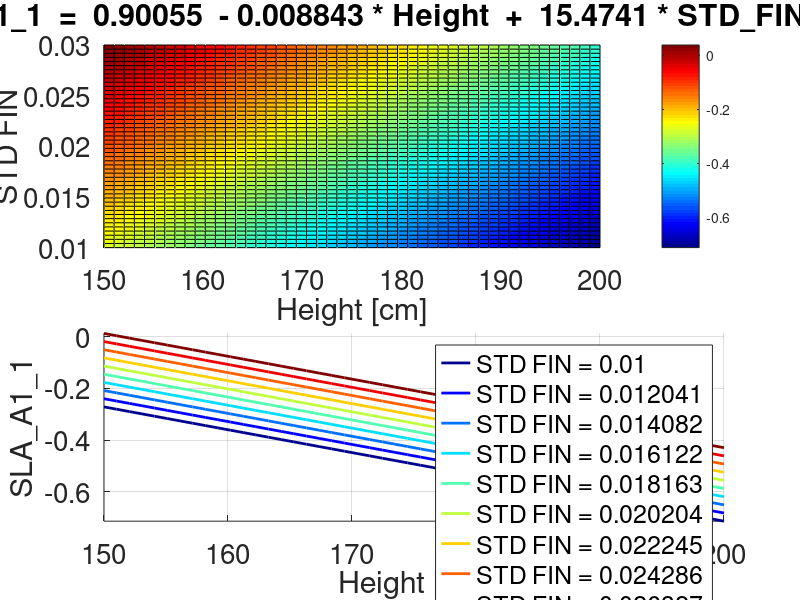
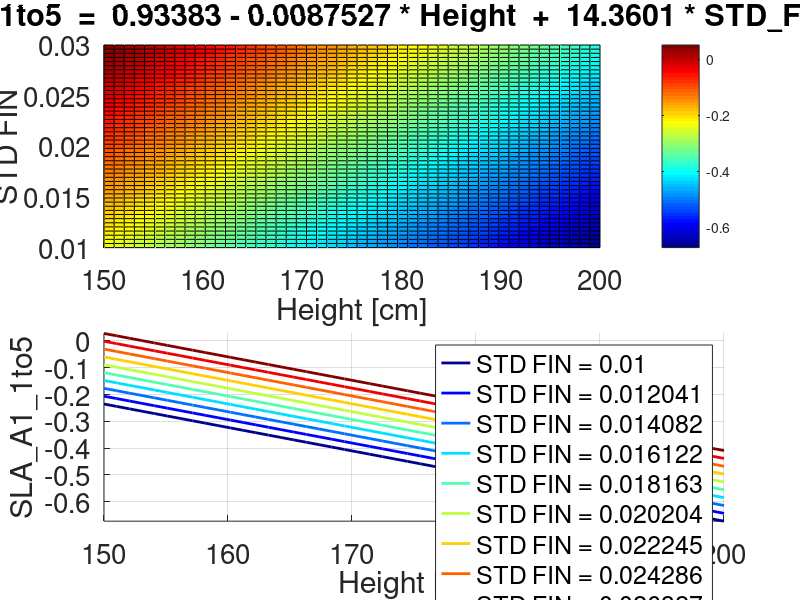
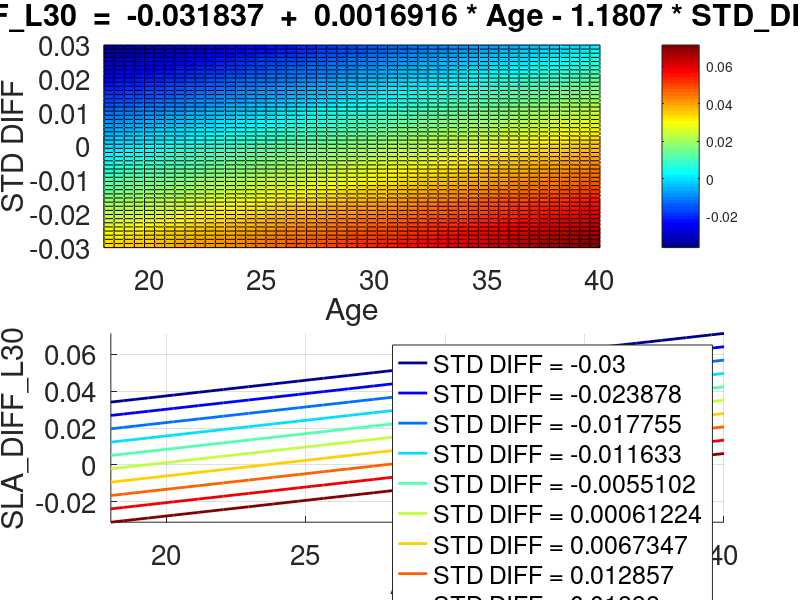

Reproduce these figures in MATLAB, in order.
clc
close all
clear all

A=[0.90055 -0.008843 15.4741;
    0.93383 -0.0087527 14.3601;
    -0.031837 0.0016916 -1.1807];
models = {'SLA\_A1\_1  =  0.90055  - 0.008843 * Height  +  15.4741 * STD\_FIN';...
          'SLA\_A1\_1to5  =  0.93383 - 0.0087527 * Height  +  14.3601 * STD\_FIN';...
          'SLA\_DIFF\_L30  =  -0.031837  +  0.0016916 * Age - 1.1807 * STD\_DIFF'};
xlabels={'Height [cm]','Height [cm]','Age'};
ylabels={'STD FIN','STD FIN','STD DIFF'};
outcome_vars = {'SLA\_A1\_1', 'SLA\_A1\_1to5', 'SLA\_DIFF\_L30'} ;
nmodels=size(A,1);
RANGES = zeros(nmodels,2,2);
RANGES(1,:,:)=[150 200; .01 .03];
RANGES(2,:,:)=[150 200; .01 .03];
RANGES(3,:,:)=[18 40; -0.03 0.03];


for model=1:nmodels
    %% 3D PLOTS
    figure
    subplot(2,1,1)
    r1=RANGES(model,1,:);
    r2=RANGES(model,2,:);
    var1  = linspace(r1(1),r1(2),50);
    var2  = linspace(r2(1),r2(2),50);
    
    [VAR1,VAR2] = meshgrid(var1,var2);
    dims=size(VAR1);
    ONES = ones(dims);
    X=cat(3,ONES,VAR1, VAR2);
    SLA = A(model,1).*ONES + A(model,2).*VAR1 + A(model,3).*VAR2;
    surf(VAR1, VAR2, SLA)
    view(2)
    colorbar
    xlabel(xlabels{model})
    ylabel(ylabels{model})
    title(models{model});
    set(gca,'FontSize',20)
    axis tight
    % SLA_A1_1  =  0.90055  +  -0.008843 * Height  +  15.4741 * STD_FIN
    
    %% 2d Plots
    colors=colormap(jet);
    ncols=size(colors,1);
    subplot(2,1,2)
    std_fin_red = var2(1:5:end);
    nsel=length(std_fin_red);
    legends=cell(nsel,1);
    indcols=round(linspace(1,ncols,nsel));
    for i=1:nsel
        cs=std_fin_red(i);
        sla = A(model,1) + A(model,2)*var1 + A(model,3)*cs;
        hold on
        plot(var1,sla,'LineWidth',2,'Color',colors(indcols(i),:))
        legends{i}= [ylabels{model} ' = ' num2str(cs)];
        
    end
    ylabel({outcome_vars{model}})
    xlabel(xlabels{model})
    axis tight
    grid on
    legend(legends);
    set(gca,'FontSize',20)
end

